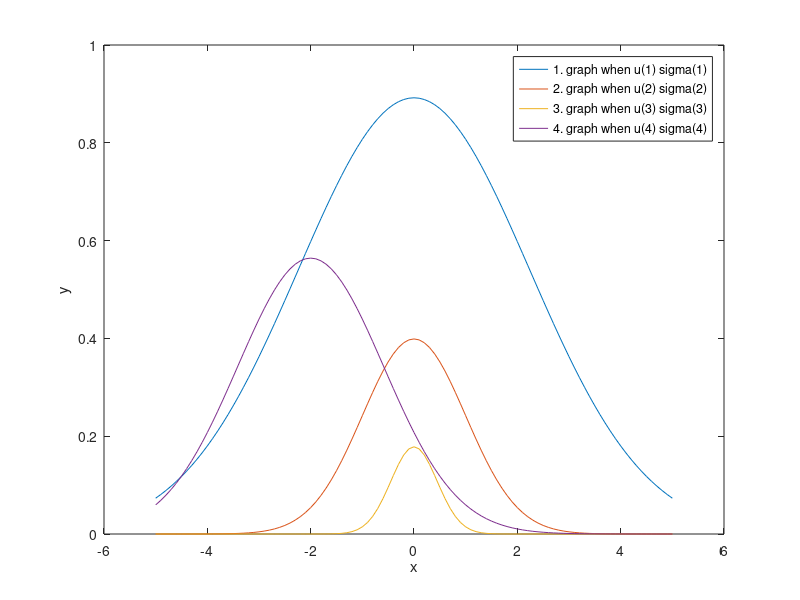

This chart was generated by the following MATLAB code:
%mert karakaya 090210362
clc
clear
close all

x=-5:0.1:5;
u=[0 0 0 -2];
sigmaSq=[0.2 1 5 0.5];
sigma=sqrt(sigmaSq);
for i=1:4
    f=exp(((-(x-u(i)).^2)./2*sigma(i).^2)) ./(sigma(i).*sqrt(2*pi));
    plot(x,f)
    hold on
end
xlabel("x");
ylabel("y");
legend("1. graph when u(1) sigma(1)","2. graph when u(2) sigma(2)", "3. graph when u(3) sigma(3)","4. graph when u(4) sigma(4)")
